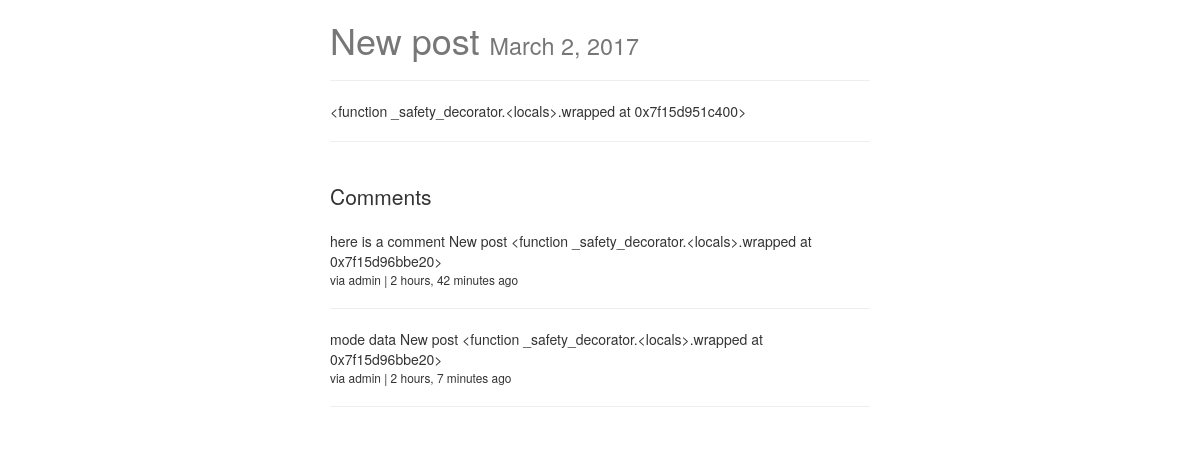
The app's page /posts/new-slug/ (signed in) with its own data.
### posts/models.py (models this page shows, shortened)
class Post(models.Model):
    user = models.ForeignKey(settings.AUTH_USER_MODEL, default=1)
    title = models.CharField(max_length=120)
    slug = models.SlugField(unique=True)
    image = models.ImageField(upload_to=upload_location,
            null=True,
            blank=True,
            width_field="width_field",
            height_field="height_field")
    height_field = models.IntegerField(default=0)
    width_field = models.IntegerField(default=0)
    content = models.TextField()
    draft = models.BooleanField(default=False)
    publish = models.DateField(auto_now=False, auto_now_add=False)
    updated = models.DateTimeField(auto_now=True, auto_now_add=False)
    timestamp = models.DateTimeField(auto_now=False, auto_now_add=True)
    objects = PostManager()
    def __str__(self):
        return self.title
    class Meta:
        ordering = ["-timestamp", "-updated"]
    def get_markdown(self):
        content = self.content
        markdown_text = markdown(content)
        return mark_safe(markdown_text)

### comments/models.py (models this page shows, shortened)
class Comment(models.Model):
	user = models.ForeignKey(settings.AUTH_USER_MODEL, default=1)
	content_type = models.ForeignKey(ContentType, on_delete=models.CASCADE)
	object_id = models.PositiveIntegerField()
	content_object = GenericForeignKey('content_type', 'object_id')
	content = models.TextField()
	timestamp = models.DateTimeField(auto_now_add=True)

### posts/views.py (the view)
# urls.py: url(r'^(?P<slug>[\w-]+)/$', post_detail, name='detail'),
def post_detail(request, slug=None):
	instance = get_object_or_404(Post, slug=slug)
	if instance.publish > timezone.now().date() or instance.draft:
		if not request.user.is_staff or not request.user.is_superuser:
			raise Http404
	share_string = quote_plus(instance.content)
	content_type = ContentType.objects.get_for_model(Post)
	obj_id = instance.id
	comments = Comment.objects.filter(content_type=content_type, object_id=obj_id)
	context = {
		"title": instance.title,
		"instance": instance,
		"share_string": share_string,
		"comments": comments,
	}
	return render(request, "post_detail.html", context)

### posts/templatetags/urlify.py (called while the page is built)
@register.filter
def urlify(value):
    return quote_plus(value)

### templates/post_detail.html (shortened to what this page needs)
{% extends "base.html" %}
{% load urlify %}
{% block content %}
<div class='col-sm-6 col-sm-offset-3'>
<h1>{{ title }} <small>{% if instance.draft %}<span style='color:red;'>Draft</span> {% endif %}{{ instance.publish }}</small></h1>
<p><div class="fb-like" data-href="{{ request.build_absolute_uri }}" data-layout="button_count" data-action="like" data-show-faces="true" data-share="true"></div>
<hr/>
</p>
<div class='row'>
<div class='col-sm-12'>
<div class="post-detail-item">{{ instance.get_markdown }}</div>
<hr/>
<br/>
<div>
	<p class="lead">Comments</p>
	{% for comment in comments %}
		<div class="">
			{{ comment.content }}
			{{ comment.content_object }}
			{{ comment.content_object.get_markdown }}
			<br/>
			<small>via {{ comment.user }} | {{ comment.timestamp|timesince }} ago</small>
			<hr>
		</div>
	{% endfor %}
</div>
</div>
</div>
</div>
{% endblock content %}

### static/css/base.css (style rules this page uses)
h1 { color: #777777; }

### records on screen
Post: title "New post", publish "March 2, 2017", get_markdown "<function _safety_decorator.<locals>.wrapped at 0x7f15d951c400>"
Comment: content "here is a comment", content_object "New post", content_object.get_markdown "<function _safety_decorator.<locals>.wrapped at 0x7f15d96bbe20>", user "admin", timestamp "2 hours, 42 minutes"
Comment: content "mode data", content_object "New post", content_object.get_markdown "<function _safety_decorator.<locals>.wrapped at 0x7f15d96bbe20>", user "admin", timestamp "2 hours, 7 minutes"
